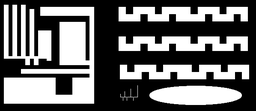
#> input picture lab13/ccl1.png, 256 x 111 px, shrunk from 598 x 259 before the run
$ jupyter execute --allow-errors 13_ccl.ipynb
#> lines starting #> are read from the running program, lines starting #| are printed output that depends on the picture; after the words box and inside, x2 and y2 are one past the last pixel; in counts of white or black regions, pixels touching at a corner belong together
# Indeksacja. Prosta klasyfikacja obiektów.

## Cel ćwiczenia
- zapoznanie z dwuprzebiegowym algorytmem indeksacji (ang. *connected component labelling*):
- zapoznanie z prostą klasyfikacją obiektów z wykorzystaniem współczynników kształtu,
- zadanie domowe: zmodyfikowana indeksacja dwuprzebiegowa i indeksacja jednoprzebiegowa.

## Indeksacja

Większość dotychczas poznanych i wykorzystywanych algorytmów przetwarzania obrazu wykonywała operacje na całym obrazie (lub co najwyżej dokonywany był podział obiekt/obiekty - tło. Np. różne metody segmentacji).
Patrząc na poniższny rysunek człowiek widzi dwa kwadraty.

Dla automatycznego systemu analizy i rozpoznawania obrazów przejście od etapu obiekty/tło do wyróżnienia dwóch kwadratów nie jest takie oczywiste i wymaga zastosowania jakieś formy indeksacji - czyli przypisania każdemu z pikseli uznanych za należące do obiektów (tu białych) jakieś etykiety (w naszym przypadku będą to dwie etykiety, ew. dodatkowa oznaczająca tło).

W tej części ćwiczenia zaprezentowany zostanie tzw. dwuprzebiegowy algorytm indeksacji (ang. *two-pass connected component labelling*).
Jego nazwa związana jest z koniecznością wykonania dwukrotnego odwiedzenia każdego z pikseli obrazu (dwie pętle/iteracje po obrazie).
Istnieją również tzw. jednoprzebiegowe algorytmy indeksacji.

## Opis algorytmu

- Na wejściu mamy obraz po binaryzacji - zakładamy, że piksele białe ('1', '255') należą do obiektów, tło jest czarne.

- W pierwszej iteracji obraz analizujemy linia po linii, od lewej do prawej, aż do napotkania pierwszego piksela o wartości różnej od '0'.
  W tej sytuacji dokonujemy analizy otoczenia piksela:


  gdzie: **X**  rozważany piksel, **A,B,C,D** - sąsiedzi z otoczenia.
  Uwaga. W przykładzie pokazano tzw. sąsiedztwo 8-elementowe.
  Niekiedy stosuje się również wersję 4-elementową (praktycznie bardzo rzadko).
  Wtedy analizie podlegałyby by tylko piksele **B** i **D**.

- Możliwe są następujące przypadki dla otoczenia __A,B,C,D__:
    - (a) wszystkie należą do tła __A,B,C,D == 0__.
      Wtedy znaleziony piksel __X__ należy do nowego obiektu - nadajemy mu zatem etykietę __X = L+1__ - przez __L__ rozumiemy poprzednią etykietę.
	  Uwaga. Przed uruchomieniem algorytmu __L__ należy zainicjować wartością  '1'
    - (b) jeden lub więcej pikseli ma przypisaną aktualną etykietę **L**.
	  Wtedy rozważanemu pikselowi przypisujemy etykietę **X = L**.
    - (c) w otoczeniu występują piksele o różnych etykietach np. *L1* i *L2*.
	  Wtedy przyjmuje się zasadę, że rozważanemu pikselowi *X* przypisuje się mniejszą z wartości *L1* i *L2* (*X = min(L1,L2)*).

## Implementacja:

- Wczytaj obraz *ccl1.png*, wyświetl go.
  Po krótkiej analizie można zauważyć, że występuje na nim 7 odrębnych obiektów.
      Ich ``wykrycie'' będzie naszym celem.

- Na podstawie opisu algorytmu podanego wcześniej zaimplementuj tzw. pierwszą fazę indeksacji (ang. _first pass_):
    - uwaga ogólna - algorytm jest dość prosty i łatwy w implementacji,
    - obliczenia powinny odbywać się w pętlach `for` - iteracja po całym obrazku.
      Warto pominąć pierwszy wiersz i pierwszą oraz ostatnią kolumnę, aby  wyeliminować problem z brakiem kontekstu (można np. założyć, że pikseli brzegowych nie ma, bo wcześniej wykonane zostało morfologiczne czyszczenie brzegu).
    - dla przypomnienia iteracja po macierzy w Python - pętla zewnętrzna - wiersze, pętla wewnętrzna - kolumny – tj. pierwsza współrzędna to wiersz, a druga kolumna,
    - rozmiar obrazka można odczytać np. poleceniem: `yy, xx = img.shape`
      Przy takim przypisaniu `yy` oznacza liczbę wierszy (wysokość obrazka), a `xx` liczbę kolumn (szerokość obrazka),
    - działania podejmujemy tylko w przypadku, gdy aktualnie analizowany piksel ma wartość różną od zera (gdy należy do obiektu),
    - najtrudniejszym elementem jest analiza otoczenia piksela i stwierdzenie, z którym z przypadków (a), (b) czy (c) mamy do czynienia.
      Problem można rozwiązać jakkolwiek (tylko dobrze), poniżej prezentowana jest jedna z możliwości.
    - na początku tworzymy listę pikseli, które stanowią otoczenie piksela X (A, B, C, D) np: ` neighbours = [img[j - 1, i - 1], ... `
    - następnie sprawdzamy czy nie występuje przypadek (a) - czyli czy suma sąsiadów nie wynosi 0 -  ` neigh_sum = np.sum(neighbours)`, jeżeli tak to `X = L` oraz `L=L+1`.
      Uwaga proszę nie zapomnieć zainicjalizować etykiety `L` wartością 1.
    - jeżeli `neigh_sum > 0`, mamy do czynienia z przypadkiem (b) lub (c).
      Eliminujemy zerowe elementy z listy `sasiedzi` (`neighbours = filter(lambda x: x != 0, neighbours)`), a następnie znajdujemy minimum i maksimum nowej listy `neighbours` (funkcje `min` i `max` z _numpy_).
    - z przypadkiem (b) będziemy mieli do czynienia, gdy *minimum = maksimum*.
      Wtedy jako etykietę przypisujemy `X = minimum = maksimum`.
      Gdy *minimum != maksimum* mamy przypadek (c).
      Wtedy etykieta `X = minimum` - taką przyjmujemy konwencję,
    - uwaga 1 - algorytm operuje (czyta punkty z otoczenia i zapisuje kolejne indeksy L) na tym samym obrazie wejściowym,
    \item uwaga 2 - przed implementacją metody obsługi konfliktów przypadki (b) i (c) działają tak samo, ale dla potrzeb dalszych kroków należy je rozróżnić,

- Wykonaj indeksację obrazu za pomocą zaimplementowanego algorytmu.
  Jeżeli wszystko zostało poprawnie napisane, to wynik powinien wyglądać mniej więcej tak jak na poniższym rysunku. Takie porównanie stanowić będzie pierwszy test poprawności implementacji algorytmu.


[cell 1]
import os
import cv2
import matplotlib.pyplot as plt
import numpy as np
import requests

url = 'https://raw.githubusercontent.com/vision-agh/poc_sw/master/13_CCL/'

fileNames = ["ccl1.png", "shapes.png", "shapesReal.png"]
for fileName in fileNames:
  if not os.path.exists(fileName):
      r = requests.get(url + fileName, allow_redirects=True)
      open(fileName, 'wb').write(r.content)

# Implementacja pierwszego kroku indeksacji

[cell 2]
I= cv2.imread("ccl1.png", cv2.IMREAD_GRAYSCALE)
#> I is the input picture: shape (111, 256); min 0, max 255, mean 104.8
plt.imshow(I, cmap='gray')
plt.axis('off')
plt.show()

[cell 3]
def indexation_first_pass(I):
    x_shape, y_shape = I.shape
#> x_shape = 111; y_shape = 256
    I = I.copy()
    index = 1

    for x in range(1, x_shape - 1):
        for y in range(1, y_shape - 1):
            if I[x, y] != 0:
                neighbours = [I[x - 1][y - 1], I[x - 1][y], I[x - 1][y + 1], I[x][y - 1]]
                if np.sum(neighbours) == 0: # A
                    I[x][y] = index
                    index += 1
                else:
                    neighbours = [v for v in neighbours if v != 0]
                    mini, maxi = np.min(neighbours), np.max(neighbours)
                    if mini == maxi:        # B
                        I[x, y] = mini
                    else:                   # C
                        I[x, y] = mini
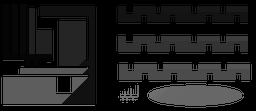
#> I: shape (111, 256); min 0, max 128, mean 29.9
#> after the loop, index = 129

    return I

[cell 4]
I_index = indexation_first_pass(I)
plt.imshow(I_index)
plt.axis('off')
plt.show()
print(f"Number of indexes: {len(np.unique(I_index)) - 1}")
#| Number of indexes: 128

## Dyskusja:

- W wyniku indeksacji uzyskujemy obraz, na którym wyróżnionych jest wiele obiektów (dokładnie 48) - a faktycznie jest tylko 7. Zastanówmy się z czego to wynika.

- Zacznijmy od prostego przypadku przedstawionego na poniższym rysunku:


  Obraz analizowany jest linia po linii.
  Zatem pierwszą etykietę dostanie słupek po prawej.
  Późnej ten po lewej.
  Postępując zgodnie z podanym algorytmem, w pewnym momencie (piksel wyróżniony na obrazku) dojdzie do sytuacji, w której w otoczeniu danego piksela znajdą się dwie różne etykiety (tu: '1' i '2').
  Wtedy zgodnie z przyjętą metodologią przypisujemy niższą, tj. '1'.
  Problem jaki powstaje, to brak zapamiętania informacji o tym, że wystąpił taki konflikt tj. że powinno nastąpić połączenie etykiet '1' i '2'.
  Z tego powodu wynik działania algorytmu nie jest poprawny.

-  Przeanalizujmy jeszcze jeden, bardziej złożony przykład z rysunku poniżej:


   Słupek po prawej dostaje indeks '1', a po lewej '2'.
   W czwartej linii występuje piksel, który ma w swoim sąsiedztwie (A,B,C,D) same piksele czarne.
   Dlatego dostaje etykietę '3'.
   Jednak w następnym kroku okazuje się, że następuje konflikt '3' z '1' (połączenie).
   W kolejnym wierszu występuje konflikt '2' i '3'.
   Warto zwrócić uwagę, że w tym przypadku trzeba uniknąć sytuacji ''utraty'' informacji o połączeniu '1' z '2' przez '3'.

- W literaturze zaproponowano wiele sposobów reprezentacji i rozwiązywania przedstawionych konfliktów:
    - 2-krotki,
    - n-krotki,
    - tablica dwuwymiarowa,
    - grafy + przeszukiwanie grafu wgłąb.
 W obecnym ćwiczeniu zastosujemy ostatnie podejście, które jest najprostsze do realizacji.

- Opisane konflikty możemy przechowywać w strukturze zbiorów rozłącznych (ang. _union find_).
  Jest to zagadnienie znane z przedmiotu ''Algorytmy i struktury danych''.
  Poniżej zostanie zaprezentowane krótkie przypomnienie.

- Mamy $N$ obiektów. W naszym przypadku to jest $N$ etykiet.
  Chcemy przechowywać informację o sytuacji, w której następuje łączenie etykiet tj. interesują nas zbiory obiektów połączonych.
  Przykład trzech zbiorów zamieszczono na rysunku:


- W ramach rozważanej struktury implementuje się dwie operacje:
    - *find* (znajdź) - sprawdzenie czy dwa obiekty należą do tego samego zbioru połączonego,
	- *union* (połącz) - wprowadź połączenie pomiędzy dwoma obiektami.

- Z punktu widzenia naszych potrzeb ważna jest funkcja _union_. Przykład dodania połączenia pomiędzy obiektami '2' a'3' pokazano na rysunku:


- Strukturę oraz obie operacje można zaimplementować na kilka sposobów.
  Zainteresowanych odsyłam do literatury przedmiotu.
  My zastosujemy podejście _quick-union_.
  Nie jest ono specjalnie wydajnie, ale bardzo proste do implementacji.

- Nasz graf, w którym wierzchołki oznaczają etykiety, a krawędzie połączenia między etykietami, zapiszemy w tablicy jednowymiarowej `id[]` o rozmiarze $N$ (maksymalna liczba etykiet).
  Interpretacja pola w tablicy: `id[i]` jest rodzicem `i`.
  Korzeń elementu `i` jest dany jako: `id[id[id[...id[i]...]]]`.

- Przeanalizujmy jak to działa na prostym przykładzie.
  Mamy dany poetykietowany obraz:


  Występuje na nim pięć konfliktów oznaczonych A, B, C, D i E  (uwaga w trakcie działania algorytmu pojawią się właśnie w takiej kolejności).

- Sytuację wyjściową opisuje poniższy rysunek:


   Tablica `id` wypełniona jest kolejnymi indeksami.

- W algorytmie _quick-union_, aby połączyć elementy $p$ i $q$ należy ustawić $id$ korzenia $q$ pod adres korzenia elementu $p$.
Uwaga. Zakładamy, że $p$ < $q$.
Można to zapisać jako: `id[root(p)] = root(q)`.
Nasze pierwsze połączenie (A) to 4 z 2.
Po tej operacji sytuacja będzie wyglądać następująco:


W tym przypadku korzenieniem obu elementów są same elementy, zatem operacja jest dość prosta.

- Kolejny krok tj. połączenie  2 z 1 -  sytuacja B:


Element 1 jest korzeniem.
Element 2 już nie, ponieważ `id[2]==4`.
Sprawdzamy zatem `id[4]`.
Okazuje się, że `id[4] == 4` tj. jest to korzeń.
Zatem korzeniem dla elementu 2 jest 4.
Dokonujemy stosownej modyfikacji w tablicy `id[1] = 4`.

-  Kolejne połączenie to 6 z 3 (C):


- Kolejne połączenie to 5 z 1.


Szukamy korzenia elementu 1.
Znajdujemy, że to jest 4.
Zatem łączymy 5 i 4.

- Ostatnie połączenie to 6 z 5.


-  Ostatni krok to wykorzystanie informacji zawartej w tablicy `id` do wyznaczenia przekodowania LUT (ang. _look-up table_), które pozwoli nam nadać poprawne etykiety wszystkim pikselom.
      Zasadniczo sprowadza się on do obliczenia dla każdej możliwej etykiety jej korzenia.
      W naszym przypadku zawsze otrzymamy 6, gdyż wszystkie piksele są ze sobą połączone i stanowią jeden obiekt.

## Implementacja:

- Implementacja jest dużo prostsza i krótsza od powyższego opisu.
  Istotne jest tylko dobre zrozumienie algorytmu _union-find_.

- Potrzebne będą nam dwie funkcje pomocnicze:

    - `root` - obliczanie korzenia zgodnie z podanym opisem (odpowiednia pętla `while`). Funkcja pobiera indeks elementu oraz tablicę, a zwraca indeks korzenia.
    - `union` - realizacja operacji unii. Argumenty to indeksy `p` i `q` oraz tablica, a wyniki to zmodyfikowana tablica.

- Na początku, przed pierwszym przebiegiem algorytmu indeksacji, tworzymy tablicę `id` i inicjujemy ją wartościami od 1 do $N$.
  Dla rozważanego przykładu wystarczy $N = 100$.

- Następnie, w przypadku wystąpienia konfliktu (przypadek ()c)), tworzymy unię pomiędzy etykietą mniejszą i większą.

- Po pierwszym przebiegu tworzymy, w opisany powyżej sposób, przekodowanie LUT (pętla po `id` i funkcja `root`). Powstaje nam tablica `lut`.

- Implementujemy drugi przebieg po obrazie.
  Jest on bardzo prosty.
  Dla każdego piksela, który nie jest tłem (o etykiecie większej od 0) realizujemy przekodowanie LUT (`lut_table[img[j, i] - 1]`).
  Otrzymany w ten sposób obraz wyświetlamy.
  Powinniśmy uzyskać poprawne etykietowanie.

[cell 5]
def find(x, parent):
    if x != parent[x]:
        x = find(parent[x], parent)
    return parent[x]

def union(x, y, parent):
    x = find(x, parent)
    y = find(y, parent)
    parent[x] = y


def indexation(I, N=100):
#> called with N = 100
    x_shape, y_shape = I.shape
#> x_shape = 111; y_shape = 256
    I = I.copy()
    index = 1
    parent = [i for i in range(N)]

    # first pass
    for x in range(1, x_shape - 1):
        for y in range(1, y_shape - 1):
            if I[x, y] != 0:
                neighbours = [I[x - 1][y - 1], I[x - 1][y], I[x - 1][y + 1], I[x][y - 1]]
                if np.sum(neighbours) == 0: # A
                    I[x][y] = index
                    index += 1
                else:
                    neighbours = [v for v in neighbours if v != 0]
                    mini, maxi = np.min(neighbours), np.max(neighbours)
                    if mini == maxi:        # B
                        I[x, y] = mini
                    else:                   # C
                        I[x, y] = mini
                        union(mini, maxi, parent)
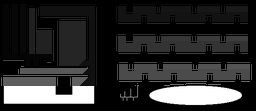
#> I: shape (111, 256); min 0, max 255, mean 44.7

    # second pass
    for x in range(1, x_shape - 1):
        for y in range(1, y_shape - 1):
            if I[x, y] != 0:
                I[x, y] = find(I[x, y], parent)

    return I

#> (a cell that did not finish here is left out)

## Indeksacja wbudowana w OpenCV

W OpenCV dostępna jest funkcja `connectedComponents`, która pozwala wykonać indeksację.
Proszę sprawdzić jej działanie na używanym wcześniej obrazie.

[cell 7]
# Indeksacja wbudowana w OpenCV
I_index = cv2.connectedComponents(I)[1]
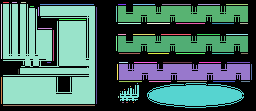
#> I_index: shape (111, 256) int32; 64 distinct labels, from 0 to 63; one colour per label, 0 black
plt.imshow(I_index)
plt.axis('off')
plt.show()
print(f"Number of indexes: {len(np.unique(I_index)) - 1}")
#| Number of indexes: 63

## Rozpoznawanie obiektów z wykorzystaniem współczynników kształtu

Współczynniki kształtu są pewnymi parametrami liczbowymi opisującymi kształt obiektu.
Pozwala to na użycie ich do automatycznego rozpoznawania obiektów.
Teoretycznie współczynniki kształtu (dobre) powinny być niezależne od zmiany położenia obiektu, jego orientacji i wielkości.
W praktyce okazuje się jednak, że wartości współczynników zmieniają się w pewnym zakresie nawet dla obiektów należących do tych samych klas (te same kształty - przykład obracany kwadrat).
Wynika z tego konieczność uwzględnienia pewnej tolerancji wartości współczynników kształtu wykorzystywanych w praktycznych zastosowaniach analizy i rozpoznawania obrazu.

# Implementacja dla obrazu sztucznego

- Wczytaj obraz _shapes.png_.
  Wyświetl go.
  Pierwszym etapem zadania będzie wybranie współczynników kształtu i przedziałów ich wartości - takich, które pozwolą na wykrycie konkretnych kształtów.
  Do wyboru jest kwadrat lub krzyżyk (koło jest zbyt łatwe).

- Obok ''klasycznych'' współczynników kształtu tj. Blair-Bliss, Malinowskiej, Haralick, występują współczynniki będące pochodnymi momentów geometrycznych tzn. momenty Hu [https://en.wikipedia.org/wiki/Image_moment]. Wykorzystamy je w naszym ćwiczeniu.

- Pierwszy krok to indeksacja obrazu - poznana funkcja `connectedComponents`.
- Następnie w pętli, dla kolejnych obiektów wyznaczamy współczynniki Hu.
    - po pierwsze należy ''wybrać'' z obrazu dany obiekt np. `I = (ccl == s)*1` oraz `I = I.astype('uint8')`
    - po drugie obliczyć momenty geometryczne - `cv2.moments(I)`
    - po trzecie, na podstawie momentów, obliczyć momentu Hu `cv2.HuMoments(moments)`
- Mając wyznaczone współczynniki musimy jest przeanalizować. W tym celu dobrze ja jakoś wyświetlić w postaci macierzy - proszę to rozwiązać samodzielnie.

- Na podstawie analizy należy wybrać próg (jeden lub więcej) i zrealizować stosowną filtrację tj. usunąć ''niechciane'' kształty.

[cell 8]
# Rozpoznawanie obiektów sztucznych
I_shapes = cv2.imread("shapes.png", cv2.IMREAD_GRAYSCALE)
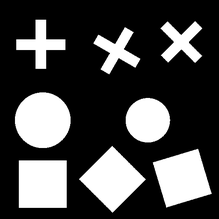
#> input picture lab13/shapes.png, 219 x 219 px, shrunk from 512 x 512 before the run
#> I_shapes is the input picture: shape (219, 219); min 0, max 255, mean 71.4
plt.imshow(I_shapes, cmap='gray')
plt.axis('off')
plt.show()

[cell 9]
n, shapes_index = cv2.connectedComponents(I_shapes)
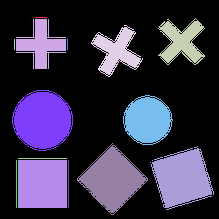
#> shapes_index: shape (219, 219) int32; 17 distinct labels, from 0 to 16; one colour per label, 0 black
plt.imshow(shapes_index)
plt.axis('off')
plt.show()

[cell 10]
all_hu_moments = []

for i in range(1, n):
    shape = (shapes_index == i) * 1
    shape = shape.astype(np.uint8)
    moments = cv2.moments(shape)
    hu_moments = cv2.HuMoments(moments)
    all_hu_moments.append(hu_moments)

    print(i)
    print(moments)
    print(hu_moments)
#> this loop made 16 passes
#> (printed output is left out)
#> pass 1, `shape = (shapes_index == i) * 1`:
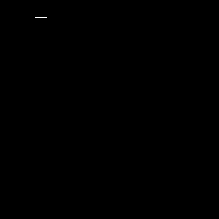
#> shape: shape (219, 219) int64; values 0 (black) and 1 (white), 0.03% white in thin lines or dots, all inside (x1, y1, x2, y2) = (35, 17, 47, 18)
#> after the loop: shape: shape (219, 219); values 0 (black) and 1 (white), 0% white in thin lines or dots, all inside (x1, y1, x2, y2) = (150, 162, 151, 163)

[cell 11]
crosses = shapes_index.copy()

for i in range(1, n):
    if all_hu_moments[i - 1][0] < 0.25:
        crosses[crosses == i] = 0
#> crosses: shape (219, 219) int32; 7 distinct labels, from 0 to 14

plt.imshow(crosses)
plt.axis('off')
plt.show()

[cell 12]
squares = shapes_index.copy()

for i in range(1, n):
    if all_hu_moments[i - 1][0] < 0.166 or all_hu_moments[i - 1][0] > 0.167:
        squares[squares == i] = 0
#> squares: shape (219, 219) int32; values 0 (black) and 13 (white), 4.9% white; 1 white region, box (x1, y1, x2, y2) and area: (18, 160, 67, 208) 2352

plt.imshow(squares)
plt.axis('off')
plt.show()

# Implementacja dla obrazu rzeczywistego

- Podobne ćwiczenie należy zrealizować dla obrazu rzeczywistego _shapesReal.png_.
- Uwaga. Wykorzystując poznane metody przetwarzania obrazu doprowadź obraz do postaci binarnej (usuń ew. zakłócenia itp.).
- Uwagi:
    - należy z obrazu wyeliminować małe grupki pikseli - tak aby nie zostały poindeksowane,
    - obiektów powinno być 13,
    - może się okazać, że zajdzie potrzeba modyfikacji warunków na współczynniki albo wręcz wprowadzenia dodatkowych współczynników.
    - warto zaznaczyć, że opisane podejście tj. ''ręczne'' wyznaczanie przedziałów parametrów stosuje się tylko do bardzo prostych problemów. W rzeczywistych aplikacjach rozpoznawania obrazu stosuje się tzw. uczenie maszynowe i klasyfikatory typu sztuczne sieci neuronowe, algorytm k-NN, czy SVM.

- Sposób postępowania jest zasadniczo bardzo podobny do tego użytego wcześniej. Przy czym, ponieważ obiektów jest więcej, warto je sobie ''opisać'' - ułatwia to analizę:
    - użyjemy funkcji `connectedComponentsWithStats` - pozwala ona wyliczyć statystyki (pole, prostokąt otaczający oraz centroid). Szczegóły użycia proszę sprawdzić w dokumentacji,
    - wykonujemy kopię obrazu poindeksowanego (`ccl_vis = ccl.copy()`),
    - w pętli po obiektach wypisujemy numery:
      `cv2.putText(ccl_vis,str(label_num),(int(centroids[s,0]),int(centroids[s,1])),cv2.FONT_HERSHEY_SIMPLEX,1,(20,0,0),2)`
      Argumenty to odpowiednio: obraz, tekst, jego położenie, czcionka, rozmiar, kolor, grubość).
      Zwracam uwagę na kolor, tu dobrze jest dać wartość nieco większą niż maksymalna etykieta.
      Inaczej wystąpi problem z czytelnością wizualizacji.

- Przeprowadzamy podobną analizę jak wcześniej i dobieramy odpowiednie warunki/progi.
- W efekcie powinniśmy uzyskać obraz z krzyżykami, kwadratami lub kółkami.

[cell 13]
# Rozpoznawanie obiektów rzeczywistych
I_real = cv2.imread("shapesReal.png", cv2.IMREAD_GRAYSCALE)
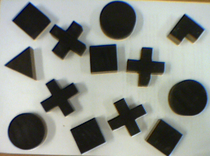
#> input picture lab13/shapesReal.png, 210 x 156 px, shrunk from 491 x 365 before the run
#> I_real: shape (156, 210); min 1, max 229, mean 139
plt.imshow(I_real, cmap='gray')
plt.axis('off')
plt.title("Original")
plt.show()

[cell 14]
I_bin = (I_real < 60) * 1
#> I_bin: shape (156, 210) int64; values 0 (black) and 1 (white), 29.6% white; 13 white regions, largest, box (x1, y1, x2, y2) and area: (169, 80, 207, 115) 1079, (100, 1, 136, 38) 1041, (8, 113, 45, 149) 1040
I_bin = I_bin.astype(np.uint8)
plt.imshow(I_bin, cmap='gray')
plt.axis('off')
plt.title("Binarized")
plt.show()

[cell 15]
n, shapes_index, values, centroids = cv2.connectedComponentsWithStats(I_bin)
#> shapes_index: shape (156, 210) int32; 14 distinct labels, from 0 to 13
plt.imshow(shapes_index)
plt.axis('off')
plt.title(f"Indexation (Number of shapes: {len(np.unique(shapes_index)) - 1})")
plt.show()

[cell 16]
shapes_copy = shapes_index.copy()
for i in range(1, n):
    cv2.putText(shapes_copy, str(i),(int(centroids[i, 0]), int(centroids[i,1])), cv2.FONT_HERSHEY_SIMPLEX, 1 , (20,0,0) ,2)
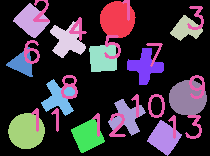
#> shapes_copy: shape (156, 210) int32; 15 distinct labels, from 0 to 20; one colour per label, 0 black

plt.imshow(shapes_copy)
plt.axis('off')
plt.title(f"Indexation with labels")
plt.show()

[cell 17]
all_hu_moments = []

for i in range(1, n):
    shape = (shapes_index == i) * 1
    shape = shape.astype(np.uint8)
    moments = cv2.moments(shape)
    hu_moments = cv2.HuMoments(moments)
    all_hu_moments.append(hu_moments)

    print(i)
    print(moments)
    print(hu_moments)
#> shape: shape (156, 210); values 0 (black) and 1 (white), 2.1% white; 1 white region, box (x1, y1, x2, y2) and area: (147, 120, 182, 156) 692

[cell 18]
crosses = shapes_index.copy()

for i in range(1, n):
    if all_hu_moments[i - 1][0] < 0.193 or all_hu_moments[i - 1][0] > 0.21:
        crosses[crosses == i] = 0
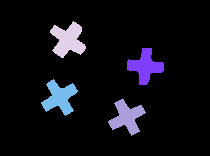
#> crosses: shape (156, 210) int32; 5 distinct labels, from 0 to 10; one colour per label, 0 black

plt.imshow(crosses)
plt.axis('off')
plt.title("Crosses")
plt.show()

[cell 19]
squares = shapes_index.copy()

for i in range(1, n):
    if all_hu_moments[i - 1][0] < 0.166 or all_hu_moments[i - 1][0] > 0.18:
        squares[squares == i] = 0
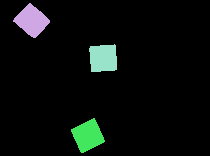
#> squares: shape (156, 210) int32; 4 distinct labels, from 0 to 12; one colour per label, 0 black

plt.imshow(squares)
plt.axis('off')
plt.title("Squares")
plt.show()
